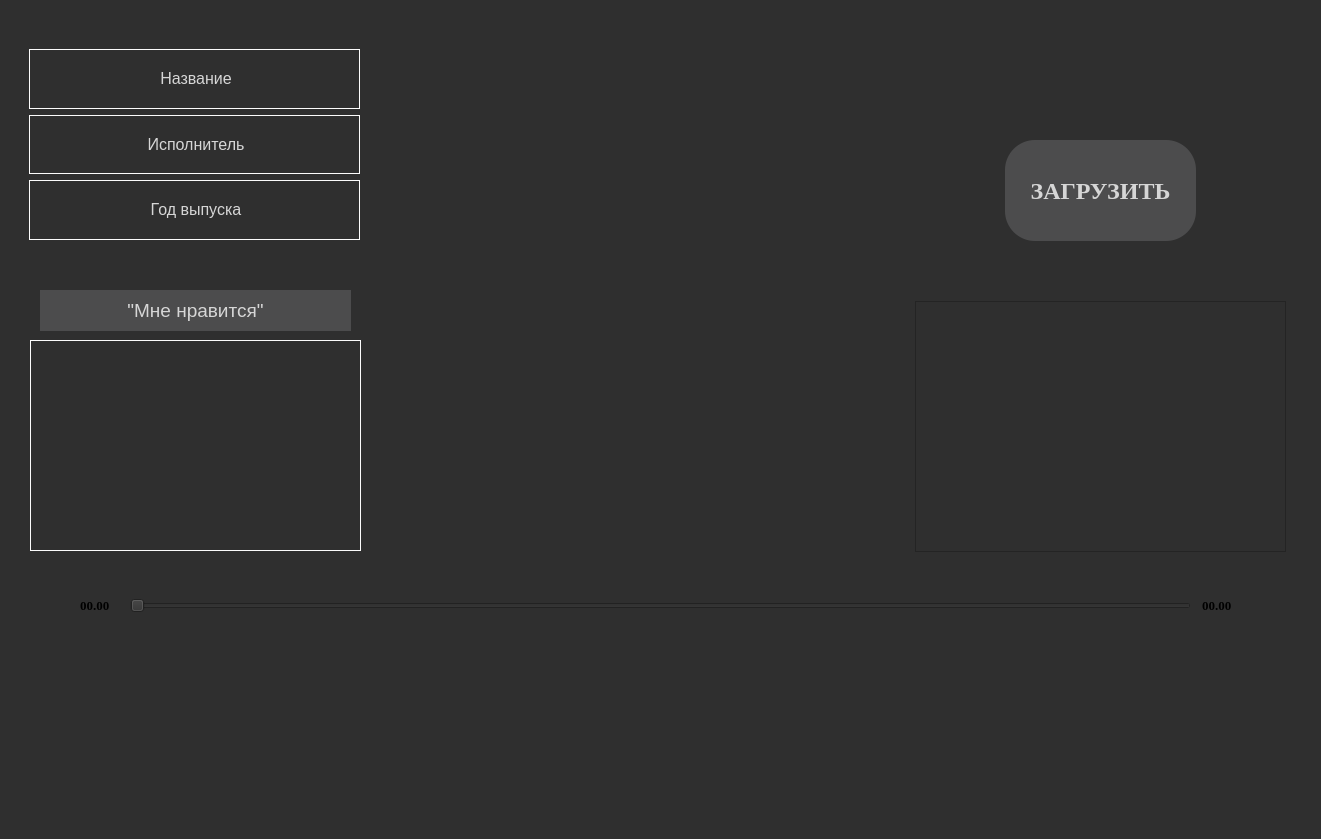
<?xml version="1.0" encoding="UTF-8"?>
<ui version="4.0">
 <class>MainWindow</class>
 <widget class="QMainWindow" name="MainWindow">
  <property name="enabled">
   <bool>true</bool>
  </property>
  <property name="geometry">
   <rect>
    <x>0</x>
    <y>0</y>
    <width>1321</width>
    <height>839</height>
   </rect>
  </property>
  <property name="cursor">
   <cursorShape>ArrowCursor</cursorShape>
  </property>
  <property name="windowTitle">
   <string>MainWindow</string>
  </property>
  <property name="styleSheet">
   <string notr="true">background-color: #2F2F2F;</string>
  </property>
  <widget class="QWidget" name="centralwidget">
   <widget class="QPushButton" name="next_song_button">
    <property name="geometry">
     <rect>
      <x>750</x>
      <y>690</y>
      <width>60</width>
      <height>60</height>
     </rect>
    </property>
    <property name="styleSheet">
     <string notr="true">border:0;</string>
    </property>
    <property name="text">
     <string/>
    </property>
   </widget>
   <widget class="QSlider" name="song_slider">
    <property name="geometry">
     <rect>
      <x>130</x>
      <y>595</y>
      <width>1061</width>
      <height>22</height>
     </rect>
    </property>
    <property name="maximum">
     <number>100</number>
    </property>
    <property name="value">
     <number>0</number>
    </property>
    <property name="tracking">
     <bool>true</bool>
    </property>
    <property name="orientation">
     <enum>Qt::Horizontal</enum>
    </property>
    <property name="invertedAppearance">
     <bool>false</bool>
    </property>
    <property name="invertedControls">
     <bool>false</bool>
    </property>
    <property name="tickPosition">
     <enum>QSlider::NoTicks</enum>
    </property>
   </widget>
   <widget class="QLabel" name="current_time">
    <property name="geometry">
     <rect>
      <x>80</x>
      <y>590</y>
      <width>41</width>
      <height>31</height>
     </rect>
    </property>
    <property name="font">
     <font>
      <family>Times New Roman</family>
      <pointsize>10</pointsize>
      <weight>75</weight>
      <bold>true</bold>
     </font>
    </property>
    <property name="text">
     <string>00.00</string>
    </property>
   </widget>
   <widget class="QLabel" name="cover">
    <property name="geometry">
     <rect>
      <x>380</x>
      <y>50</y>
      <width>500</width>
      <height>500</height>
     </rect>
    </property>
    <property name="text">
     <string/>
    </property>
    <property name="pixmap">
     <pixmap>images/cover_image.png</pixmap>
    </property>
    <property name="scaledContents">
     <bool>true</bool>
    </property>
    <property name="textInteractionFlags">
     <set>Qt::LinksAccessibleByMouse</set>
    </property>
   </widget>
   <widget class="QListWidget" name="list_of_songs">
    <property name="geometry">
     <rect>
      <x>915</x>
      <y>301</y>
      <width>371</width>
      <height>251</height>
     </rect>
    </property>
    <property name="styleSheet">
     <string notr="true"/>
    </property>
   </widget>
   <widget class="QWidget" name="verticalLayoutWidget">
    <property name="geometry">
     <rect>
      <x>29</x>
      <y>49</y>
      <width>331</width>
      <height>191</height>
     </rect>
    </property>
    <layout class="QVBoxLayout" name="verticalLayout">
     <item>
      <widget class="QLabel" name="name">
       <property name="styleSheet">
        <string notr="true">border-style: solid;
border-width: 1px;
border-color: rgb(252, 252, 252);</string>
       </property>
       <property name="text">
        <string>&lt;html&gt;&lt;head/&gt;&lt;body&gt;&lt;p align=&quot;center&quot;&gt;&lt;span style=&quot; font-size:12pt; color:#d6d6d6;&quot;&gt;Название&lt;/span&gt;&lt;/p&gt;&lt;/body&gt;&lt;/html&gt;</string>
       </property>
      </widget>
     </item>
     <item>
      <widget class="QLabel" name="artist">
       <property name="styleSheet">
        <string notr="true">border-style: solid;
border-width: 1px;
border-color: rgb(252, 252, 252);</string>
       </property>
       <property name="text">
        <string>&lt;html&gt;&lt;head/&gt;&lt;body&gt;&lt;p align=&quot;center&quot;&gt;&lt;span style=&quot; font-size:12pt; color:#d6d6d6;&quot;&gt;Исполнитель&lt;/span&gt;&lt;/p&gt;&lt;/body&gt;&lt;/html&gt;</string>
       </property>
      </widget>
     </item>
     <item>
      <widget class="QLabel" name="date">
       <property name="styleSheet">
        <string notr="true">border-style: solid;
border-width: 1px;
border-color: rgb(252, 252, 252);</string>
       </property>
       <property name="text">
        <string>&lt;html&gt;&lt;head/&gt;&lt;body&gt;&lt;p align=&quot;center&quot;&gt;&lt;span style=&quot; font-size:12pt; color:#d6d6d6;&quot;&gt;Год выпуска&lt;/span&gt;&lt;/p&gt;&lt;/body&gt;&lt;/html&gt;</string>
       </property>
      </widget>
     </item>
    </layout>
   </widget>
   <widget class="QPushButton" name="load_button">
    <property name="geometry">
     <rect>
      <x>1005</x>
      <y>140</y>
      <width>191</width>
      <height>101</height>
     </rect>
    </property>
    <property name="font">
     <font>
      <family>Times New Roman</family>
      <pointsize>18</pointsize>
      <weight>75</weight>
      <bold>true</bold>
     </font>
    </property>
    <property name="cursor">
     <cursorShape>ArrowCursor</cursorShape>
    </property>
    <property name="mouseTracking">
     <bool>false</bool>
    </property>
    <property name="focusPolicy">
     <enum>Qt::StrongFocus</enum>
    </property>
    <property name="autoFillBackground">
     <bool>false</bool>
    </property>
    <property name="styleSheet">
     <string notr="true">background-color: rgb(76, 76, 77);
color: rgb(214, 214, 214);
border-radius: 30px;</string>
    </property>
    <property name="text">
     <string>ЗАГРУЗИТЬ</string>
    </property>
   </widget>
   <widget class="QLabel" name="length">
    <property name="geometry">
     <rect>
      <x>1202</x>
      <y>590</y>
      <width>41</width>
      <height>31</height>
     </rect>
    </property>
    <property name="font">
     <font>
      <family>Times New Roman</family>
      <pointsize>10</pointsize>
      <weight>75</weight>
      <bold>true</bold>
     </font>
    </property>
    <property name="text">
     <string>00.00</string>
    </property>
   </widget>
   <widget class="QListWidget" name="list_of_liked">
    <property name="geometry">
     <rect>
      <x>30</x>
      <y>340</y>
      <width>331</width>
      <height>211</height>
     </rect>
    </property>
    <property name="styleSheet">
     <string notr="true">border-style: solid;
border-width: 1px;
border-color: rgb(252, 252, 252)
</string>
    </property>
   </widget>
   <widget class="QLabel" name="label">
    <property name="geometry">
     <rect>
      <x>40</x>
      <y>290</y>
      <width>311</width>
      <height>41</height>
     </rect>
    </property>
    <property name="styleSheet">
     <string notr="true">background-color: rgb(76, 76, 77);</string>
    </property>
    <property name="text">
     <string>&lt;html&gt;&lt;head/&gt;&lt;body&gt;&lt;p align=&quot;center&quot;&gt;&lt;span style=&quot; font-size:14pt; color:#d6d6d6;&quot;&gt;&amp;quot;Мне нравится&amp;quot;&lt;/span&gt;&lt;/p&gt;&lt;/body&gt;&lt;/html&gt;</string>
    </property>
   </widget>
   <widget class="QPushButton" name="previous_song_button">
    <property name="geometry">
     <rect>
      <x>510</x>
      <y>690</y>
      <width>60</width>
      <height>60</height>
     </rect>
    </property>
    <property name="styleSheet">
     <string notr="true">border:0;</string>
    </property>
    <property name="text">
     <string/>
    </property>
   </widget>
   <widget class="QPushButton" name="play_button">
    <property name="geometry">
     <rect>
      <x>610</x>
      <y>670</y>
      <width>100</width>
      <height>100</height>
     </rect>
    </property>
    <property name="styleSheet">
     <string notr="true">border:0;</string>
    </property>
    <property name="text">
     <string/>
    </property>
   </widget>
  </widget>
  <widget class="QStatusBar" name="statusbar"/>
 </widget>
 <resources/>
 <connections/>
</ui>
